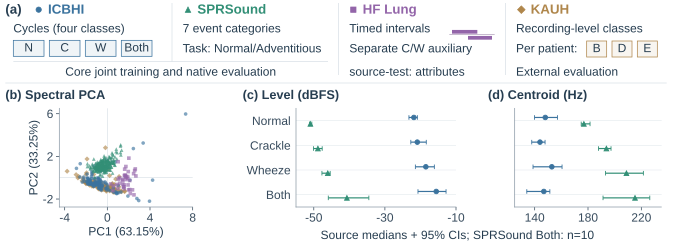

Source code (Python):
"""Plot frozen source tables only; no PCA fitting, bootstrap or audio processing.

Run with Python and Matplotlib. All inputs are relative to this script.
Outputs: editable-text SVG, vector PDF and a 400-dpi PNG.
"""
from pathlib import Path
import csv
import json
import os

ROOT = Path(__file__).resolve().parent
os.environ.setdefault('MPLCONFIGDIR', str(ROOT / '.mplconfig'))
import matplotlib
matplotlib.use('Agg')
import matplotlib.pyplot as plt
from matplotlib import font_manager
from matplotlib.patches import Rectangle
from matplotlib.lines import Line2D

FONT_DIR = Path('/System/Library/Fonts/Supplemental')
for name in ['Arial.ttf', 'Arial Bold.ttf', 'Arial Italic.ttf']:
    font_manager.fontManager.addfont(FONT_DIR / name)

plt.rcParams.update({
    'font.family': 'Arial', 'font.size': 9,
    'axes.labelsize': 9, 'axes.titlesize': 9.5,
    'xtick.labelsize': 9, 'ytick.labelsize': 9,
    'text.color': '#263D50', 'axes.labelcolor': '#263D50',
    'xtick.color': '#364A5C', 'ytick.color': '#364A5C',
    'axes.linewidth': .55, 'axes.edgecolor': '#8C9AA6',
    'pdf.fonttype': 42, 'ps.fonttype': 42, 'svg.fonttype': 'none',
    'axes.unicode_minus': False, 'savefig.facecolor': 'white',
})

DATA = ROOT / 'source_data'
def rows(name):
    with (DATA / name).open(newline='', encoding='utf-8') as f:
        return list(csv.DictReader(f))

scores = rows('paper_scope_spectral_only_balanced_scores.csv')
definition = json.loads((DATA / 'paper_scope_spectral_only_balanced_definition.json').read_text())
summary = {
    (r['feature'], r['dataset'], r['compatible_label']): r
    for r in rows('class_matched_summary.csv')
}
W, H = 178 / 25.4 * 72, 65 / 25.4 * 72
fig = plt.figure(figsize=(178 / 25.4, 65 / 25.4), facecolor='white')
INK, RULE = '#263D50', '#D5DDE4'
COLORS = {'ICBHI': '#3B739E', 'SPRSound': '#328F76', 'HF_Lung': '#9365A9', 'KAUH': '#AF864B'}
MARKERS = {'ICBHI': 'o', 'SPRSound': '^', 'HF_Lung': 's', 'KAUH': 'D'}

def txt(x, y, value, size=9, bold=False, color=INK, ha='left', va='baseline', **kwargs):
    return fig.text(x/W, y/H, value, fontsize=size, weight='bold' if bold else 'normal',
                    color=color, ha=ha, va=va, **kwargs)

def line(x0,y0,x1,y1,color=RULE,lw=.5):
    fig.add_artist(Line2D([x0/W,x1/W],[y0/H,y1/H], transform=fig.transFigure,
                         color=color, linewidth=lw, solid_capstyle='butt'))

def box(x,y,w,h,color,label=None):
    fig.add_artist(Rectangle((x/W,y/H),w/W,h/H,transform=fig.transFigure,
                            facecolor=color+'14', edgecolor=color, linewidth=.55))
    if label is not None:
        txt(x+w/2,y+h/2,label,ha='center',va='center')

def source_header(dataset, label, x, y):
    fig.add_artist(Line2D([x/W],[y/H],transform=fig.transFigure, linestyle='none',
                         marker=MARKERS[dataset],markersize=4,markerfacecolor=COLORS[dataset],
                         markeredgecolor=COLORS[dataset],markeredgewidth=.55))
    txt(x+7,y-3,label,size=10,bold=True,color=COLORS[dataset])

# (a) Shared dataset legend and concise annotation/task information.
txt(4,174,'(a)',size=10,bold=True)
source_header('ICBHI','ICBHI',29,177)
source_header('SPRSound','SPRSound',141,177)
source_header('HF_Lung','HF Lung',265,177)
source_header('KAUH','KAUH',391,177)
line(129,138,129,182)
for x in [254,379]:
    line(x,128,x,182)

txt(10,160,'Cycles (four classes)')
for i,label in enumerate(['N','C','W','Both']):
    box(10+i*27,142,23,12,COLORS['ICBHI'],label)

txt(137,160,'7 event categories')
txt(137,145,'Task: Normal/Adventitious')
line(10,138,246,138)
txt(128,127.5,'Core joint training and native evaluation',ha='center')

txt(262,160,'Timed intervals')
# Schematic interval overlap, not a measured recording or fabricated waveform.
line(337,158.5,371,158.5,color='#B4A4BD',lw=.55)
fig.add_artist(Rectangle((339/W,159/H),19/W,2.8/H,transform=fig.transFigure,
                        facecolor=COLORS['HF_Lung'],edgecolor='none'))
fig.add_artist(Rectangle((351/W,154.5/H),18/W,2.8/H,transform=fig.transFigure,
                        facecolor=COLORS['HF_Lung'],edgecolor='none'))
txt(262,145,'Separate C/W auxiliary')
txt(262,127.5,'source-test: attributes')

txt(387,160,'Recording-level classes')
txt(387,145,'Per patient:')
for i,label in enumerate(['B','D','E']):
    box(440+i*19,141.5,15,12,COLORS['KAUH'],label)
txt(387,127.5,'External evaluation')
line(4,122,500,122)

# (b) All saved coordinates; fixed axis bounds include every saved point.
txt(4,110,'(b) Spectral PCA',size=9.5,bold=True)
ax_b = fig.add_axes([30/W,29/H,129/W,74/H])
for dataset in ['KAUH','ICBHI','SPRSound','HF_Lung']:
    selected=[r for r in scores if r['dataset']==dataset]
    artist=ax_b.scatter([float(r['PC1']) for r in selected], [float(r['PC2']) for r in selected],
                        s=7.5,marker=MARKERS[dataset],color=COLORS[dataset],alpha=.64,
                        edgecolors='none',rasterized=False,zorder=3)
    artist.set_gid('pca-'+dataset)
ax_b.set_xlim(-4.5,8)
ax_b.set_ylim(-2.75,6.5)
ax_b.set_aspect('equal', adjustable='box')
ax_b.set_xticks([-4,0,4,8])
ax_b.set_yticks([-2,2,6])
ax_b.set_xlabel(f"PC1 ({100*definition['explained_variance_ratio'][0]:.2f}%)",labelpad=2)
ax_b.set_ylabel(f"PC2 ({100*definition['explained_variance_ratio'][1]:.2f}%)",labelpad=2)
ax_b.axhline(0,color=RULE,lw=.45,zorder=0)
ax_b.axvline(0,color=RULE,lw=.45,zorder=0)

# (c,d) The exact saved per-source medians and 95% interval endpoints.
txt(182,110,'(c) Level (dBFS)',size=9.5,bold=True)
txt(366,110,'(d) Centroid (Hz)',size=9.5,bold=True)
ax_c = fig.add_axes([222/W,29/H,120/W,74/H])
ax_d = fig.add_axes([386/W,29/H,110/W,74/H])
classes=['Normal','Crackle','Wheeze','Both']
for ax,feature in [(ax_c,'dbfs_dc'),(ax_d,'band80_centroid_hz')]:
    for dataset,offset in [('ICBHI',.13),('SPRSound',-.13)]:
        for i,label in enumerate(classes):
            row=summary[(feature,dataset,label)]
            median=float(row['median'])
            low=float(row['ci95_low'])
            high=float(row['ci95_high'])
            # Differences below encode bar lengths only; no new intervals are estimated.
            artists=ax.errorbar(median,3-i+offset,xerr=[[median-low],[high-median]],
                                fmt=MARKERS[dataset],markersize=3.5,color=COLORS[dataset],
                                markeredgewidth=.65,elinewidth=.9,capsize=1.7,
                                linestyle='none',zorder=3)
            artists.lines[0].set_gid(f'{feature}-{dataset}-{label}')
    ax.set_ylim(-.5,3.5)
    ax.set_yticks([3,2,1,0])
    ax.grid(axis='y',color='#E6EBEF',linewidth=.5,zorder=0)
    ax.tick_params(axis='y',length=0,pad=4)
ax_c.set_yticklabels(classes)
ax_d.set_yticklabels([])
ax_c.set_xlim(-55,-10)
ax_c.set_xticks([-50,-30,-10])
ax_d.set_xlim(125,235)
ax_d.set_xticks([140,180,220])

for ax in [ax_b,ax_c,ax_d]:
    ax.spines['top'].set_visible(False)
    ax.spines['right'].set_visible(False)
    ax.tick_params(axis='x',direction='out',length=2.5,width=.55,pad=2)
ax_b.tick_params(axis='y',direction='out',length=2.5,width=.55,pad=2)
txt(343,5,'Source medians + 95% CIs; SPRSound Both: n=10',ha='center')

for extension in ['svg','pdf','png']:
    filename=ROOT/f'figure1_dataset_characteristics.{extension}'
    fig.savefig(filename,dpi=400,metadata={'Creator':'Matplotlib; frozen-table Figure 1'} if extension!='png' else None)
    print(filename)
print(f'Plotted {len(scores)} saved PCA coordinates and {len(summary)} frozen summary rows.')
